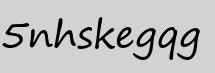
#> input picture CRNN_implementation/dataset/img2/test/5nhskegqg.jpg, 215 x 73 px; its folder holds only this picture in this run
$ python -i segment_words.py   (imports and definitions only)
#> lines starting #> are read from the running program, lines starting #| are printed output that depends on the picture; after the words box and inside, x2 and y2 are one past the last pixel; in counts of white or black regions, pixels touching at a corner belong together
import cv2
import os
import pytesseract

def segment_letters(image_path):
    image = cv2.imread(image_path)
#> image is the input picture: shape (73, 215, 3); min 0, max 243, mean 187.5
    img_original = image.copy()

    gray = cv2.cvtColor(image, cv2.COLOR_BGR2GRAY)
    _, thresh = cv2.threshold(gray, 0, 255, cv2.THRESH_BINARY_INV + cv2.THRESH_OTSU)
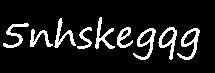
#> thresh: shape (73, 215); 11.2% white; 9 white regions

    contours, _ = cv2.findContours(thresh, cv2.RETR_EXTERNAL, cv2.CHAIN_APPROX_SIMPLE)
#> contours = 9 contours; largest, box (x1, y1, x2, y2) and area: (158, 27, 177, 60) 280, (177, 28, 200, 60) 278, (133, 28, 156, 60) 276, (95, 17, 115, 49) 150, (54, 18, 76, 48) 144

    if len(contours) < 2:
        thresh_inv = 255 - thresh
        contours, _ = cv2.findContours(thresh_inv, cv2.RETR_EXTERNAL, cv2.CHAIN_APPROX_SIMPLE)

    letter_bboxes = []
    for contour in contours:
        x, y, w, h = cv2.boundingRect(contour)
        letter_bboxes.append((x, y, x+w, y+h))
#> this loop made 9 passes
#> (x, y, w, h) on passes 1 to 9: (30, 29, 23, 18), (177, 28, 23, 32), (133, 28, 23, 32), (158, 27, 19, 33), (117, 27, 16, 21), (77, 27, 15, 22), (3, 23, 26, 25), (54, 18, 22, 30), (95, 17, 20, 32)
#> after the loop, letter_bboxes = [(30, 29, 53, 47), (177, 28, 200, 60), (133, 28, 156, 60), (158, 27, 177, 60), (117, 27, 133, 48), (77, 27, 92, 49), (3, 23, 29, 48), (54, 18, 76, 48), (95, 17, 115, 49)]

    letter_bboxes.sort(key=lambda bbox: bbox[0])

    letters = []
    for bbox in letter_bboxes:
        x1, y1, x2, y2 = bbox
        letter_img = gray[y1:y2, x1:x2]
        letters.append(letter_img)
#> this loop made 9 passes
#> pass 1, in segment_letters, `letter_img = gray[y1:y2, x1:x2]`:
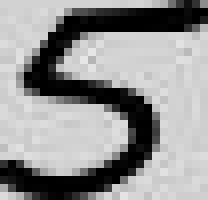
#> letter_img: shape (25, 26) (shown 8 times larger); min 0, max 230, mean 148
#> pass 3, in segment_letters, `letter_img = gray[y1:y2, x1:x2]`:
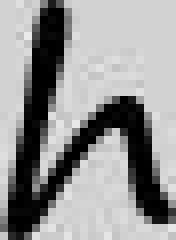
#> letter_img: shape (30, 22) (shown 8 times larger); min 0, max 234, mean 148.3
#> after the loop, letters = 9 items

    return letter_bboxes, letters, img_original

def show_bounding_boxes(letter_bboxes, image):
    output_image = image.copy()

    for bbox in letter_bboxes:
        x1, y1, x2, y2 = bbox
        cv2.rectangle(output_image, (x1, y1), (x2, y2), (0, 255, 0), 2)

    cv2.imshow('Bounding Boxes', output_image)
    cv2.waitKey(0)
    cv2.destroyAllWindows()


directory  = './mnt/ramdisk/max/90kDICT32px/1/1'
# [7 lines not run here, left out]

>>> result = segment_letters('../CRNN_implementation/dataset/img2/test/5nhskegqg.jpg')
